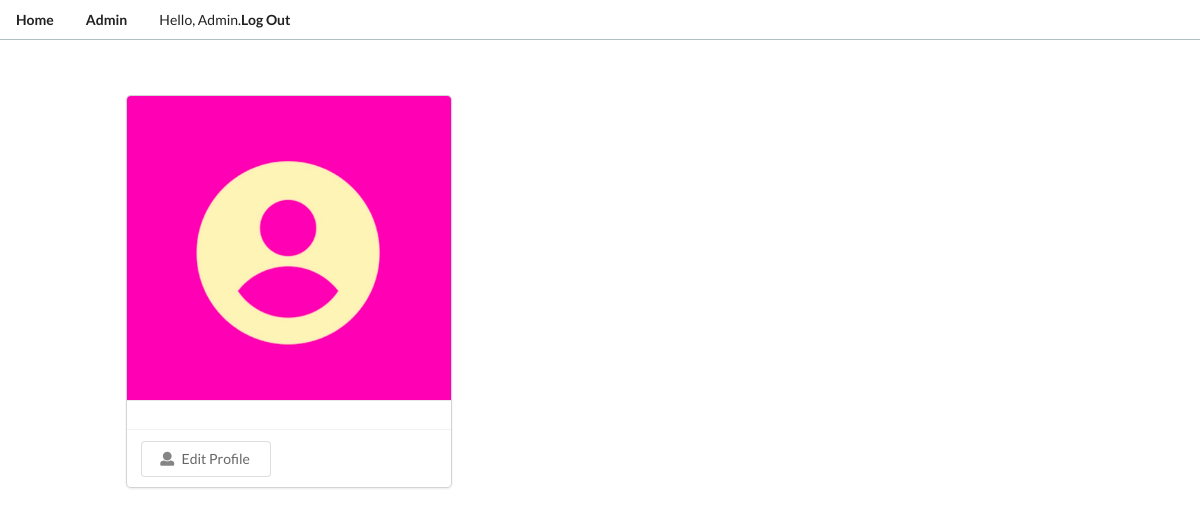
The app's page /profiles/ (signed in), older data.
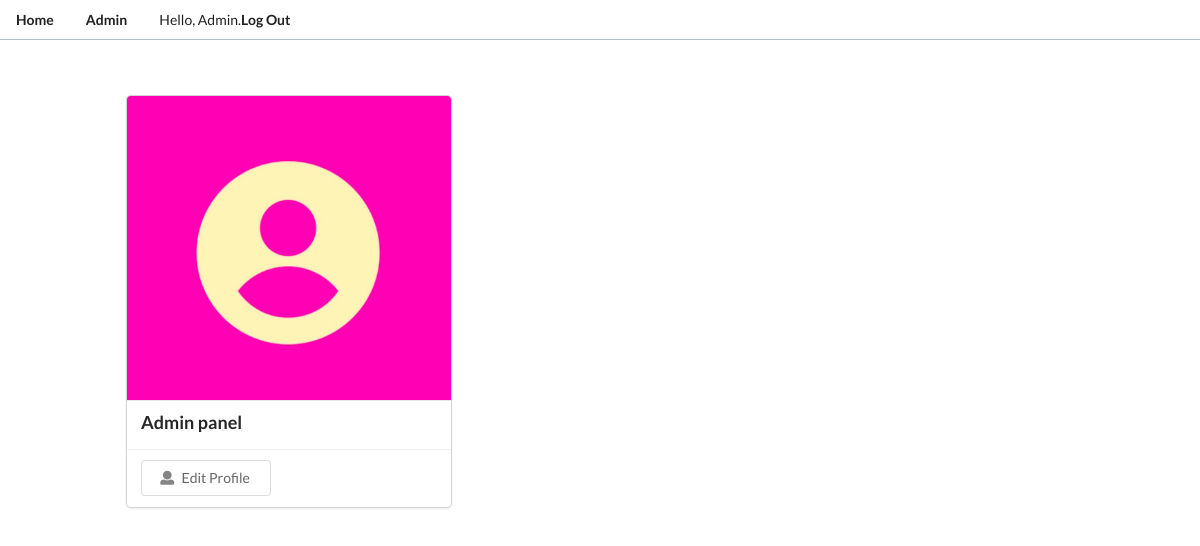
The same page, newer data.
### profiles/models.py (models this page shows)
class Profile(models.Model):
    user           = models.OneToOneField(User, on_delete=models.CASCADE)
    role           = models.CharField(max_length=20, choices=PROFILE_TYPE_CHOICES)
    profilePicture = models.ImageField(default='userPlaceHolder.png', upload_to='ProfilePictures')
    firstName      = models.CharField(max_length=35, blank=True)
    lastName       = models.CharField(max_length=35, blank=True)
    email          = models.EmailField(max_length=90, blank=True)
    updated        = models.TimeField(auto_now=True)
    created        = models.TimeField(auto_now_add=True)
    def __str__(self):
        return f"{self.user.username}"

### profiles/views.py (the view)
# urls.py: path('', views.profileView, name='profile'),
@login_required
def profileView(request):
    profile       = Profile.objects.get(user=request.user) #logged in profile
    profileEvents = Event.objects.filter(organizer=profile)
    template      = loader.get_template('profiles/profile.html')
    context  = {
        'profile'       : profile,
        'profileEvents' : profileEvents,
    }
    return HttpResponse(template.render(context, request))

### profiles/templates/profiles/profile.html (shortened to what this page needs)
<head>
    {% extends 'base.html' %}
    {% load static %}
{% block content %}
{% include 'events/navigationBar.html' %}
<div class="ui link cards" id="profileParentDiv">
    <div class="card" id="profileCard">
        <div class="image">
            <img src={{profile.profilePicture.url}}> {% comment %} profile picture {% endcomment %}
        </div>
        <div class="content">
            <div class="header">{{profile.firstName}}  {{profile.lastName}} </div>
        </div>
        <div class="extra content">
            <button class="ui basic button" onclick="profileEdit()">
                <i class="icon user"></i>Edit Profile
            </button>
        </div>
    </div>
</div>
{% endblock content %}

### events/templates/events/navigationBar.html (shortened to what this page needs)
<head>
  {% load static %}
</head>
{% block content %}
<div class="ui secondary pointing menu" id="navbarMainDiv">
  <a class="item" href="{% url 'events:home' %}"><b>Home</b></a>
  <a class="item" href="{% url 'profiles:profile' %}" ><b>{{profile.user}}</b></a>
  <a class="item" href="{% url 'home' %}">Hello, {{ profile.user }}. <b> Log Out</b></a>
</div>
{% endblock content %}

Row changes from the older to the newer data that the page shows:
changed Profile "Admin": firstName (not shown) → "Admin"; lastName (not shown) → "panel"
